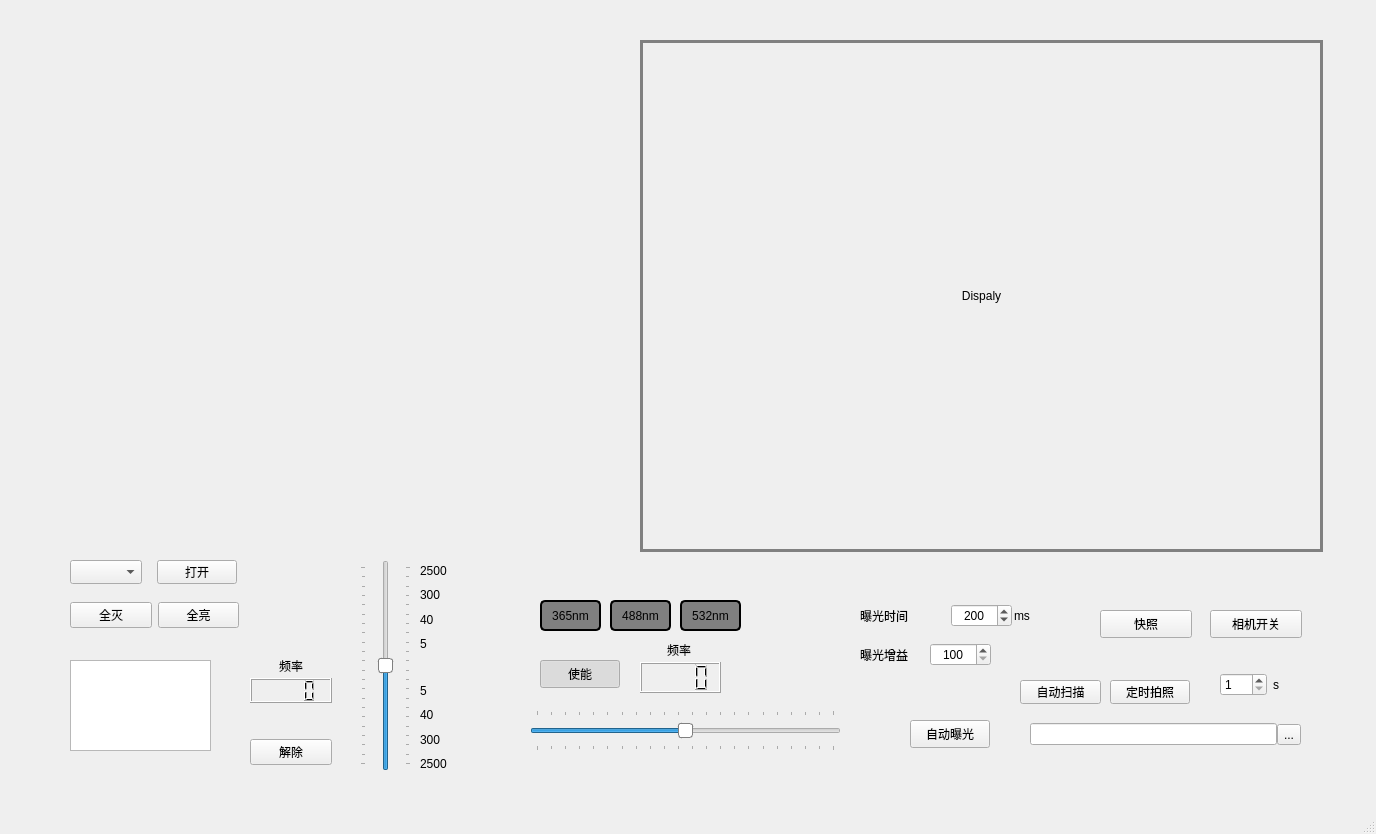
<?xml version="1.0" encoding="UTF-8"?>
<ui version="4.0">
 <class>MainWindow</class>
 <widget class="QMainWindow" name="MainWindow">
  <property name="geometry">
   <rect>
    <x>0</x>
    <y>0</y>
    <width>1376</width>
    <height>834</height>
   </rect>
  </property>
  <property name="windowTitle">
   <string>MainWindow</string>
  </property>
  <widget class="QWidget" name="centralwidget">
   <widget class="QWidget" name="verticalLayoutWidget">
    <property name="geometry">
     <rect>
      <x>50</x>
      <y>40</y>
      <width>551</width>
      <height>481</height>
     </rect>
    </property>
    <layout class="QVBoxLayout" name="verticalLayout"/>
   </widget>
   <widget class="QWidget" name="layoutWidget">
    <property name="geometry">
     <rect>
      <x>70</x>
      <y>600</y>
      <width>169</width>
      <height>31</height>
     </rect>
    </property>
    <layout class="QHBoxLayout" name="horizontalLayout">
     <item>
      <widget class="QPushButton" name="pushButton_All_Off">
       <property name="text">
        <string>全灭</string>
       </property>
      </widget>
     </item>
     <item>
      <widget class="QPushButton" name="pushButton_All_On">
       <property name="text">
        <string>全亮</string>
       </property>
      </widget>
     </item>
    </layout>
   </widget>
   <widget class="QPushButton" name="pushButton_PortSwitch">
    <property name="geometry">
     <rect>
      <x>157</x>
      <y>560</y>
      <width>80</width>
      <height>24</height>
     </rect>
    </property>
    <property name="text">
     <string>打开</string>
    </property>
    <property name="checkable">
     <bool>true</bool>
    </property>
   </widget>
   <widget class="QComboBox" name="comboBox_Port">
    <property name="geometry">
     <rect>
      <x>70</x>
      <y>560</y>
      <width>72</width>
      <height>24</height>
     </rect>
    </property>
   </widget>
   <widget class="QLabel" name="labeldisplay">
    <property name="geometry">
     <rect>
      <x>640</x>
      <y>40</y>
      <width>683</width>
      <height>512</height>
     </rect>
    </property>
    <property name="styleSheet">
     <string notr="true">border: 3px solid gray;color:black</string>
    </property>
    <property name="text">
     <string>Dispaly</string>
    </property>
    <property name="alignment">
     <set>Qt::AlignmentFlag::AlignCenter</set>
    </property>
   </widget>
   <widget class="QPushButton" name="pushButton_Snap">
    <property name="geometry">
     <rect>
      <x>1100</x>
      <y>610</y>
      <width>92</width>
      <height>28</height>
     </rect>
    </property>
    <property name="text">
     <string>快照</string>
    </property>
   </widget>
   <widget class="QPushButton" name="pushButton_AutoExpo">
    <property name="geometry">
     <rect>
      <x>910</x>
      <y>720</y>
      <width>80</width>
      <height>28</height>
     </rect>
    </property>
    <property name="text">
     <string>自动曝光</string>
    </property>
    <property name="checkable">
     <bool>true</bool>
    </property>
   </widget>
   <widget class="QSlider" name="verticalSlider_LensSpeed">
    <property name="geometry">
     <rect>
      <x>360</x>
      <y>560</y>
      <width>51</width>
      <height>211</height>
     </rect>
    </property>
    <property name="styleSheet">
     <string notr="true">QSlider::handle:vertical {
    background: white;
    border: 1px solid gray;
    height: 10px;              /* 加宽滑块高度 */
    width: 16px;               /* 加宽滑块宽度 */
    margin: 0 -11px;           /* 水平居中，(30-8)/2=11 */
    border-radius: 3px;       /* 圆形滑块 */
}

/* 取消进度条填充 */
QSlider::sub-page:vertical,
QSlider::add-page:vertical {
    background: transparent;
    border: none;
}
</string>
    </property>
    <property name="minimum">
     <number>-105</number>
    </property>
    <property name="maximum">
     <number>105</number>
    </property>
    <property name="orientation">
     <enum>Qt::Orientation::Vertical</enum>
    </property>
    <property name="tickPosition">
     <enum>QSlider::TickPosition::TicksBothSides</enum>
    </property>
   </widget>
   <widget class="QPushButton" name="pushButton_CameraSwitch">
    <property name="geometry">
     <rect>
      <x>1210</x>
      <y>610</y>
      <width>92</width>
      <height>28</height>
     </rect>
    </property>
    <property name="text">
     <string>相机开关</string>
    </property>
    <property name="checkable">
     <bool>true</bool>
    </property>
   </widget>
   <widget class="QWidget" name="layoutWidget">
    <property name="geometry">
     <rect>
      <x>250</x>
      <y>650</y>
      <width>82</width>
      <height>115</height>
     </rect>
    </property>
    <layout class="QVBoxLayout" name="verticalLayout_3">
     <property name="spacing">
      <number>36</number>
     </property>
     <item>
      <layout class="QVBoxLayout" name="verticalLayout_2">
       <property name="spacing">
        <number>3</number>
       </property>
       <item>
        <widget class="QLabel" name="label">
         <property name="text">
          <string>频率</string>
         </property>
         <property name="alignment">
          <set>Qt::AlignmentFlag::AlignBottom|Qt::AlignmentFlag::AlignHCenter</set>
         </property>
        </widget>
       </item>
       <item>
        <widget class="QLCDNumber" name="lcdNumber_LensFreq">
         <property name="digitCount">
          <number>4</number>
         </property>
        </widget>
       </item>
      </layout>
     </item>
     <item>
      <widget class="QPushButton" name="pushButton_HoldOFF">
       <property name="text">
        <string>解除</string>
       </property>
       <property name="checkable">
        <bool>true</bool>
       </property>
      </widget>
     </item>
    </layout>
   </widget>
   <widget class="QWidget" name="layoutWidget">
    <property name="geometry">
     <rect>
      <x>860</x>
      <y>640</y>
      <width>131</width>
      <height>30</height>
     </rect>
    </property>
    <layout class="QHBoxLayout" name="horizontalLayout_2">
     <property name="spacing">
      <number>8</number>
     </property>
     <item>
      <widget class="QLabel" name="label_3">
       <property name="text">
        <string>曝光增益</string>
       </property>
      </widget>
     </item>
     <item>
      <widget class="QSpinBox" name="spinBox_ExpoGain">
       <property name="layoutDirection">
        <enum>Qt::LayoutDirection::LeftToRight</enum>
       </property>
       <property name="alignment">
        <set>Qt::AlignmentFlag::AlignCenter</set>
       </property>
       <property name="minimum">
        <number>100</number>
       </property>
       <property name="maximum">
        <number>500</number>
       </property>
       <property name="singleStep">
        <number>20</number>
       </property>
      </widget>
     </item>
    </layout>
   </widget>
   <widget class="QWidget" name="layoutWidget">
    <property name="geometry">
     <rect>
      <x>860</x>
      <y>600</y>
      <width>175</width>
      <height>32</height>
     </rect>
    </property>
    <layout class="QHBoxLayout" name="horizontalLayout_4">
     <item>
      <widget class="QLabel" name="label_2">
       <property name="text">
        <string>曝光时间</string>
       </property>
      </widget>
     </item>
     <item>
      <layout class="QHBoxLayout" name="horizontalLayout_3">
       <property name="spacing">
        <number>2</number>
       </property>
       <item>
        <widget class="QSpinBox" name="spinBox_ExposureTime">
         <property name="layoutDirection">
          <enum>Qt::LayoutDirection::LeftToRight</enum>
         </property>
         <property name="alignment">
          <set>Qt::AlignmentFlag::AlignCenter</set>
         </property>
         <property name="buttonSymbols">
          <enum>QAbstractSpinBox::ButtonSymbols::UpDownArrows</enum>
         </property>
         <property name="minimum">
          <number>50</number>
         </property>
         <property name="maximum">
          <number>15000</number>
         </property>
         <property name="singleStep">
          <number>50</number>
         </property>
         <property name="value">
          <number>200</number>
         </property>
        </widget>
       </item>
       <item>
        <widget class="QLabel" name="label_4">
         <property name="text">
          <string>ms</string>
         </property>
        </widget>
       </item>
      </layout>
     </item>
    </layout>
   </widget>
   <widget class="QPushButton" name="pushButton_SnapScheduled">
    <property name="geometry">
     <rect>
      <x>1110</x>
      <y>680</y>
      <width>80</width>
      <height>24</height>
     </rect>
    </property>
    <property name="text">
     <string>定时拍照</string>
    </property>
    <property name="checkable">
     <bool>true</bool>
    </property>
   </widget>
   <widget class="QWidget" name="layoutWidget">
    <property name="geometry">
     <rect>
      <x>1220</x>
      <y>670</y>
      <width>81</width>
      <height>30</height>
     </rect>
    </property>
    <layout class="QHBoxLayout" name="horizontalLayout_5">
     <item>
      <widget class="QSpinBox" name="spinBox_SnapScheduledTime">
       <property name="minimum">
        <number>1</number>
       </property>
       <property name="maximum">
        <number>200</number>
       </property>
      </widget>
     </item>
     <item>
      <widget class="QLabel" name="label_5">
       <property name="text">
        <string>s</string>
       </property>
      </widget>
     </item>
    </layout>
   </widget>
   <widget class="QTextEdit" name="textEdit_SerialMonitor">
    <property name="geometry">
     <rect>
      <x>70</x>
      <y>660</y>
      <width>141</width>
      <height>91</height>
     </rect>
    </property>
   </widget>
   <widget class="QWidget" name="layoutWidget_2">
    <property name="geometry">
     <rect>
      <x>420</x>
      <y>680</y>
      <width>38</width>
      <height>94</height>
     </rect>
    </property>
    <layout class="QVBoxLayout" name="verticalLayout_5">
     <property name="spacing">
      <number>4</number>
     </property>
     <item>
      <widget class="QLabel" name="label_10">
       <property name="text">
        <string>5</string>
       </property>
       <property name="alignment">
        <set>Qt::AlignmentFlag::AlignLeading|Qt::AlignmentFlag::AlignLeft|Qt::AlignmentFlag::AlignVCenter</set>
       </property>
      </widget>
     </item>
     <item>
      <widget class="QLabel" name="label_11">
       <property name="text">
        <string>40</string>
       </property>
       <property name="alignment">
        <set>Qt::AlignmentFlag::AlignLeading|Qt::AlignmentFlag::AlignLeft|Qt::AlignmentFlag::AlignVCenter</set>
       </property>
      </widget>
     </item>
     <item>
      <widget class="QLabel" name="label_12">
       <property name="text">
        <string>300</string>
       </property>
       <property name="alignment">
        <set>Qt::AlignmentFlag::AlignLeading|Qt::AlignmentFlag::AlignLeft|Qt::AlignmentFlag::AlignVCenter</set>
       </property>
      </widget>
     </item>
     <item>
      <widget class="QLabel" name="label_13">
       <property name="text">
        <string>2500</string>
       </property>
       <property name="alignment">
        <set>Qt::AlignmentFlag::AlignLeading|Qt::AlignmentFlag::AlignLeft|Qt::AlignmentFlag::AlignVCenter</set>
       </property>
      </widget>
     </item>
    </layout>
   </widget>
   <widget class="QWidget" name="layoutWidget">
    <property name="geometry">
     <rect>
      <x>420</x>
      <y>560</y>
      <width>38</width>
      <height>94</height>
     </rect>
    </property>
    <layout class="QVBoxLayout" name="verticalLayout_4">
     <property name="spacing">
      <number>4</number>
     </property>
     <item>
      <widget class="QLabel" name="label_6">
       <property name="text">
        <string>2500</string>
       </property>
       <property name="alignment">
        <set>Qt::AlignmentFlag::AlignLeading|Qt::AlignmentFlag::AlignLeft|Qt::AlignmentFlag::AlignVCenter</set>
       </property>
      </widget>
     </item>
     <item>
      <widget class="QLabel" name="label_7">
       <property name="text">
        <string>300</string>
       </property>
       <property name="alignment">
        <set>Qt::AlignmentFlag::AlignLeading|Qt::AlignmentFlag::AlignLeft|Qt::AlignmentFlag::AlignVCenter</set>
       </property>
      </widget>
     </item>
     <item>
      <widget class="QLabel" name="label_8">
       <property name="text">
        <string>40</string>
       </property>
       <property name="alignment">
        <set>Qt::AlignmentFlag::AlignLeading|Qt::AlignmentFlag::AlignLeft|Qt::AlignmentFlag::AlignVCenter</set>
       </property>
      </widget>
     </item>
     <item>
      <widget class="QLabel" name="label_9">
       <property name="text">
        <string>5</string>
       </property>
       <property name="alignment">
        <set>Qt::AlignmentFlag::AlignLeading|Qt::AlignmentFlag::AlignLeft|Qt::AlignmentFlag::AlignVCenter</set>
       </property>
      </widget>
     </item>
    </layout>
   </widget>
   <widget class="QWidget" name="layoutWidget">
    <property name="geometry">
     <rect>
      <x>1030</x>
      <y>720</y>
      <width>271</width>
      <height>29</height>
     </rect>
    </property>
    <layout class="QHBoxLayout" name="FilePathLayout">
     <property name="spacing">
      <number>0</number>
     </property>
     <item>
      <widget class="QLineEdit" name="lineEdit_FilePath">
       <property name="readOnly">
        <bool>true</bool>
       </property>
      </widget>
     </item>
     <item>
      <widget class="QToolButton" name="toolButton_FilePath">
       <property name="text">
        <string>...</string>
       </property>
      </widget>
     </item>
    </layout>
   </widget>
   <widget class="QPushButton" name="pushButton_Laser365">
    <property name="geometry">
     <rect>
      <x>540</x>
      <y>600</y>
      <width>61</width>
      <height>31</height>
     </rect>
    </property>
    <property name="styleSheet">
     <string notr="true">QPushButton {
        background-color: gray;
	    border: 2px solid black;
        border-radius: 5px;
        padding: 5px;
    }
QPushButton:checked {
        background-color: rgb(102, 26, 255); 
    }</string>
    </property>
    <property name="text">
     <string>365nm</string>
    </property>
    <property name="checkable">
     <bool>true</bool>
    </property>
   </widget>
   <widget class="QPushButton" name="pushButton_Laser488">
    <property name="geometry">
     <rect>
      <x>610</x>
      <y>600</y>
      <width>61</width>
      <height>31</height>
     </rect>
    </property>
    <property name="styleSheet">
     <string notr="true">QPushButton {
        background-color: gray;
		border: 2px solid black;
        border-radius: 5px;
        padding: 5px;
    }
QPushButton:checked {
        background-color: rgb(144, 188, 255); 
    }</string>
    </property>
    <property name="text">
     <string>488nm</string>
    </property>
    <property name="checkable">
     <bool>true</bool>
    </property>
   </widget>
   <widget class="QPushButton" name="pushButton_Laser532">
    <property name="geometry">
     <rect>
      <x>680</x>
      <y>600</y>
      <width>61</width>
      <height>31</height>
     </rect>
    </property>
    <property name="styleSheet">
     <string notr="true">QPushButton {
        background-color: gray;
		border: 2px solid black;
        border-radius: 5px;
        padding: 5px;
    }
QPushButton:checked {
        background-color: rgb(139, 255, 44); 
    }</string>
    </property>
    <property name="text">
     <string>532nm</string>
    </property>
    <property name="checkable">
     <bool>true</bool>
    </property>
   </widget>
   <widget class="QLCDNumber" name="lcdNumber_FliterFreq">
    <property name="geometry">
     <rect>
      <x>640</x>
      <y>662</y>
      <width>81</width>
      <height>31</height>
     </rect>
    </property>
    <property name="digitCount">
     <number>4</number>
    </property>
   </widget>
   <widget class="QLabel" name="label_14">
    <property name="geometry">
     <rect>
      <x>640</x>
      <y>640</y>
      <width>78</width>
      <height>19</height>
     </rect>
    </property>
    <property name="text">
     <string>频率</string>
    </property>
    <property name="alignment">
     <set>Qt::AlignmentFlag::AlignBottom|Qt::AlignmentFlag::AlignHCenter</set>
    </property>
   </widget>
   <widget class="QSlider" name="horizontalSlider_FliterSpeed">
    <property name="geometry">
     <rect>
      <x>530</x>
      <y>710</y>
      <width>311</width>
      <height>41</height>
     </rect>
    </property>
    <property name="styleSheet">
     <string notr="true">QSlider::handle:horizontal {
    background: white;
    border: 1px solid gray;
    height: 16px;              /* 加宽滑块高度 */
    width: 10px;               /* 加宽滑块宽度 */
    margin: 0 -11px;           /* 水平居中，(30-8)/2=11 */
    border-radius: 3px;       /* 圆形滑块 */
}

/* 取消进度条填充 */
QSlider::sub-page:vertical,
QSlider::add-page:vertical {
    background: transparent;
    border: none;
}</string>
    </property>
    <property name="minimum">
     <number>-105</number>
    </property>
    <property name="maximum">
     <number>105</number>
    </property>
    <property name="orientation">
     <enum>Qt::Orientation::Horizontal</enum>
    </property>
    <property name="invertedAppearance">
     <bool>false</bool>
    </property>
    <property name="invertedControls">
     <bool>false</bool>
    </property>
    <property name="tickPosition">
     <enum>QSlider::TickPosition::TicksBothSides</enum>
    </property>
   </widget>
   <widget class="QPushButton" name="pushButton_MotorFliter_ENA">
    <property name="geometry">
     <rect>
      <x>540</x>
      <y>660</y>
      <width>80</width>
      <height>28</height>
     </rect>
    </property>
    <property name="text">
     <string>使能</string>
    </property>
    <property name="checkable">
     <bool>true</bool>
    </property>
    <property name="checked">
     <bool>true</bool>
    </property>
   </widget>
   <widget class="QPushButton" name="pushButton_AutoScan">
    <property name="geometry">
     <rect>
      <x>1020</x>
      <y>680</y>
      <width>81</width>
      <height>24</height>
     </rect>
    </property>
    <property name="text">
     <string>自动扫描</string>
    </property>
    <property name="checkable">
     <bool>true</bool>
    </property>
   </widget>
  </widget>
  <widget class="QMenuBar" name="menubar">
   <property name="geometry">
    <rect>
     <x>0</x>
     <y>0</y>
     <width>1376</width>
     <height>25</height>
    </rect>
   </property>
  </widget>
  <widget class="QStatusBar" name="statusbar"/>
 </widget>
 <resources/>
 <connections/>
</ui>
